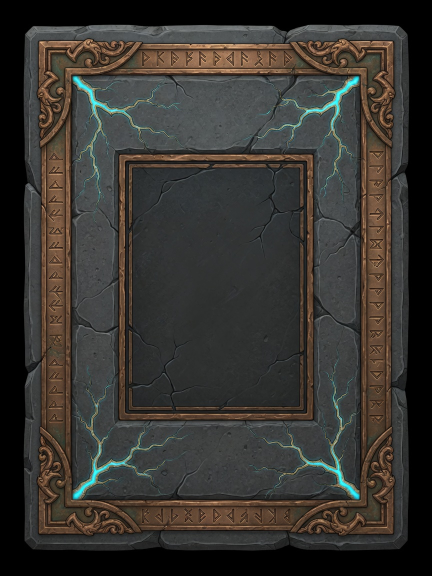
#> input picture assets/artifact-frame.jpg, 864 x 1152 px, found by its file name (shown at 1/2 size)
$ python rebuild_half_frame.py
#> lines starting #> are read from the running program, lines starting #| are printed output that depends on the picture; after the words box and inside, x2 and y2 are one past the last pixel; in counts of white or black regions, pixels touching at a corner belong together
# -*- coding: utf-8 -*-
"""
Thin artifact rim (~5.3%): OUTER half bronze fittings, INNER half stone + lightning.
Same total border width — dual material like stele / Stormcaller refs.
"""
from pathlib import Path
import numpy as np
from PIL import Image

src = Path(r"C:\Users\RM\thunderwolf-citadel\assets\artifact-frame.jpg")
stone_src = Path(r"C:\Users\RM\thunderwolf-citadel\assets\artifact-stone-tex.jpg")
out = Path(r"C:\Users\RM\thunderwolf-citadel\assets\artifact-frame-mask.png")

im = Image.open(src).convert("RGBA")
arr0 = np.array(im)
r, g, b = arr0[:, :, 0].astype(int), arr0[:, :, 1].astype(int), arr0[:, :, 2].astype(int)
h0, w0 = arr0.shape[:2]
#> h0 = 1152; w0 = 864


def is_bronze(rr, gg, bb):
    return (
        (rr > 100 and rr > gg + 10 and rr > bb + 15 and gg > 50 and gg < 185 and bb < 125)
        or (rr > 155 and gg > 105 and bb < 145 and rr > gg and (rr - bb) > 40)
    )


lefts, rights, tops, bots = [], [], [], []
for y in range(int(h0 * 0.15), int(h0 * 0.85)):
    for x in range(0, w0 // 3):
        if is_bronze(r[y, x], g[y, x], b[y, x]):
            lefts.append(x)
            break
    for x in range(w0 - 1, w0 * 2 // 3, -1):
        if is_bronze(r[y, x], g[y, x], b[y, x]):
            rights.append(x)
            break
for x in range(int(w0 * 0.15), int(w0 * 0.85)):
    for y in range(int(h0 * 0.15), int(h0 * 0.85)):
        pass
for x in range(int(w0 * 0.15), int(w0 * 0.85)):
    for y in range(0, h0 // 3):
        if is_bronze(r[y, x], g[y, x], b[y, x]):
            tops.append(y)
            break
    for y in range(h0 - 1, h0 * 2 // 3, -1):
        if is_bronze(r[y, x], g[y, x], b[y, x]):
            bots.append(y)
            break

L = max(0, int(np.median(lefts)) - 2)
#> L = 82
T = max(0, int(np.median(tops)) - 2)
#> T = 86
R = min(w0 - 1, int(np.median(rights)) + 2)
#> R = 782
B = min(h0 - 1, int(np.median(bots)) + 2)
#> B = 1055

crop = im.crop((L, T, R + 1, B + 1)).convert("RGBA")
w, h = crop.size
#> w = 701; h = 970
frame = np.array(crop, dtype=np.float32).copy()

# Stone texture for inner half of rim
if stone_src.exists():
    stone = Image.open(stone_src).convert("RGB").resize((w, h), Image.Resampling.LANCZOS)
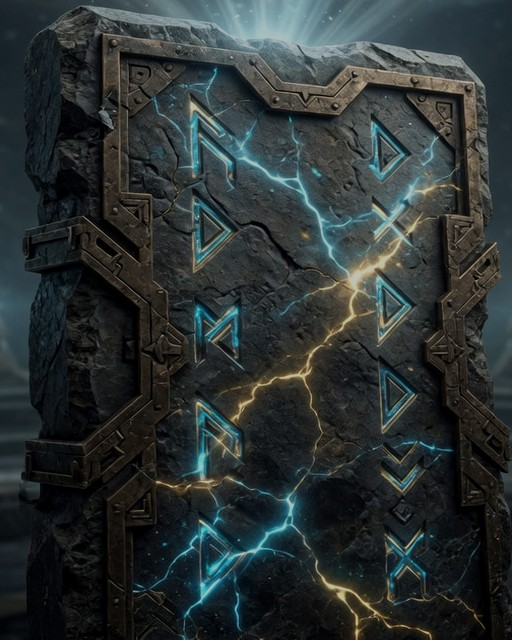
#> input picture assets/artifact-stone-tex.jpg, 512 x 640 px, found by its file name
    stone_a = np.array(stone, dtype=np.float32)
else:
    stone_a = np.stack(
        [
            np.full((h, w), 55, np.float32),
            np.full((h, w), 58, np.float32),
            np.full((h, w), 62, np.float32),
        ],
        axis=-1,
    )

# Procedural cyan/gold lightning cracks (thin veins)
yy, xx = np.mgrid[0:h, 0:w].astype(np.float32)
# a few diagonal crack fields
crack = (
    np.sin((xx * 0.11 + yy * 0.19) * 1.7) * np.sin((xx * 0.07 - yy * 0.13) * 2.3)
    + np.sin((xx * 0.21 - yy * 0.05) * 3.1) * 0.55
)
crack = (crack - crack.min()) / (crack.max() - crack.min() + 1e-6)
vein = (crack > 0.72).astype(np.float32)
vein = vein * (0.55 + 0.45 * crack)
# gold vs cyan by region
gold_m = ((xx + yy) % 97 > 48).astype(np.float32)
cyan_m = 1.0 - gold_m

# Rim geometry
rim = max(34, int(min(w, h) * 0.054))
#> rim = 37
half = rim // 2  # outer bronze | inner stone
#> half = 18
print("rim", rim, "half", half, "pct", round(100 * rim / w, 2), "size", w, h)
#| rim 37 half 18 pct 5.28 size 701 970

dist_from_edge = np.minimum(np.minimum(xx, w - 1 - xx), np.minimum(yy, h - 1 - yy))
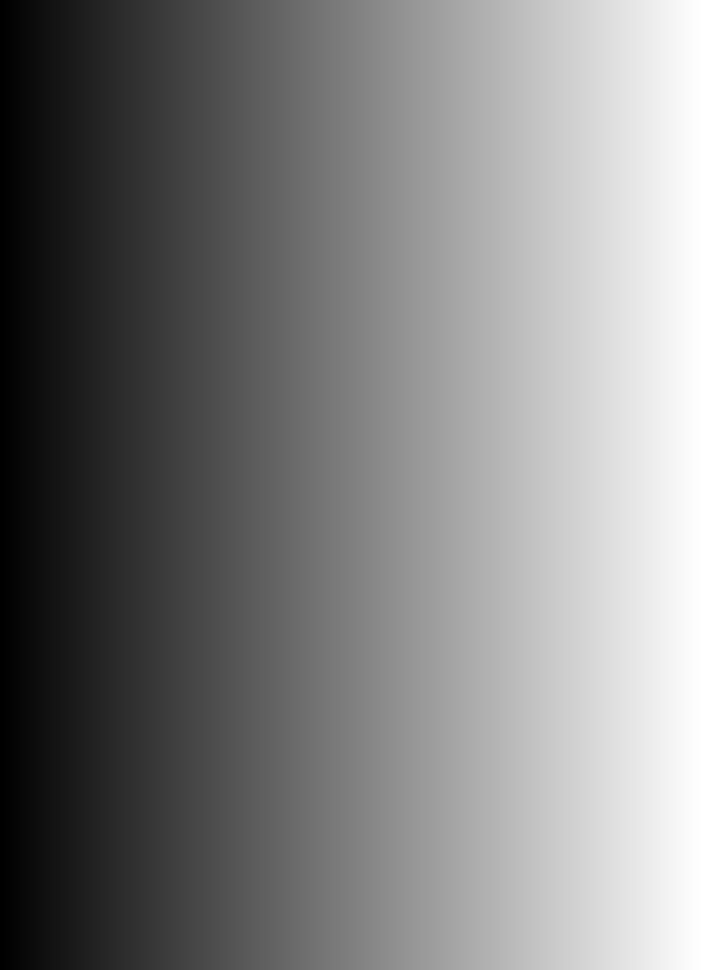
#> xx: shape (970, 701) float32; min 0, max 700, mean 350; drawn with min black and max white
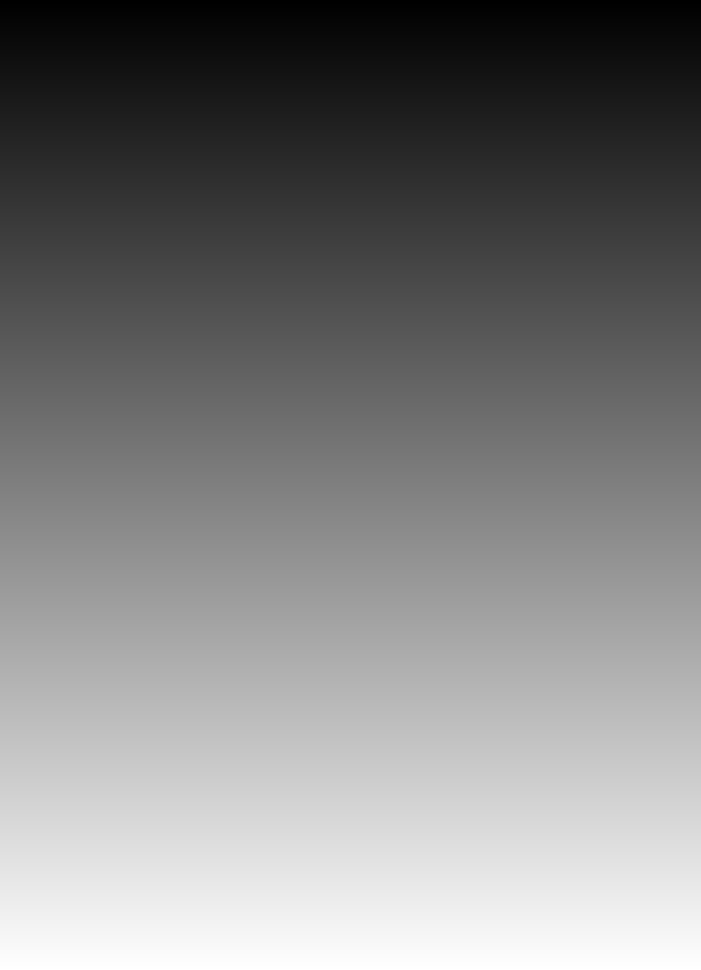
#> yy: shape (970, 701) float32; min 0, max 969, mean 484.5; drawn with min black and max white
in_rim = dist_from_edge < rim
outer_half = dist_from_edge < half  # bronze fittings zone
inner_half = in_rim & ~outer_half  # stone + lightning zone

# Soft blend between halves
blend = np.clip((dist_from_edge - (half - 2)) / 5.0, 0, 1)  # 0 outer → 1 inner
blend = blend * in_rim.astype(np.float32)

# Build composite RGB in rim
bronze_rgb = frame[:, :, :3].copy()
# enrich bronze slightly
br_boost = bronze_rgb.copy()
br_boost[:, :, 0] = np.clip(br_boost[:, :, 0] * 1.05 + 6, 0, 255)
br_boost[:, :, 1] = np.clip(br_boost[:, :, 1] * 1.02 + 2, 0, 255)

stone_rgb = stone_a.copy()
stone_rgb = stone_rgb * 0.72 + np.array([28, 32, 38], dtype=np.float32)  # darker citadel stone
# add lightning veins on stone
stone_rgb[:, :, 0] = np.clip(stone_rgb[:, :, 0] + vein * gold_m * 160 + vein * cyan_m * 30, 0, 255)
stone_rgb[:, :, 1] = np.clip(stone_rgb[:, :, 1] + vein * gold_m * 110 + vein * cyan_m * 180, 0, 255)
stone_rgb[:, :, 2] = np.clip(stone_rgb[:, :, 2] + vein * gold_m * 40 + vein * cyan_m * 220, 0, 255)
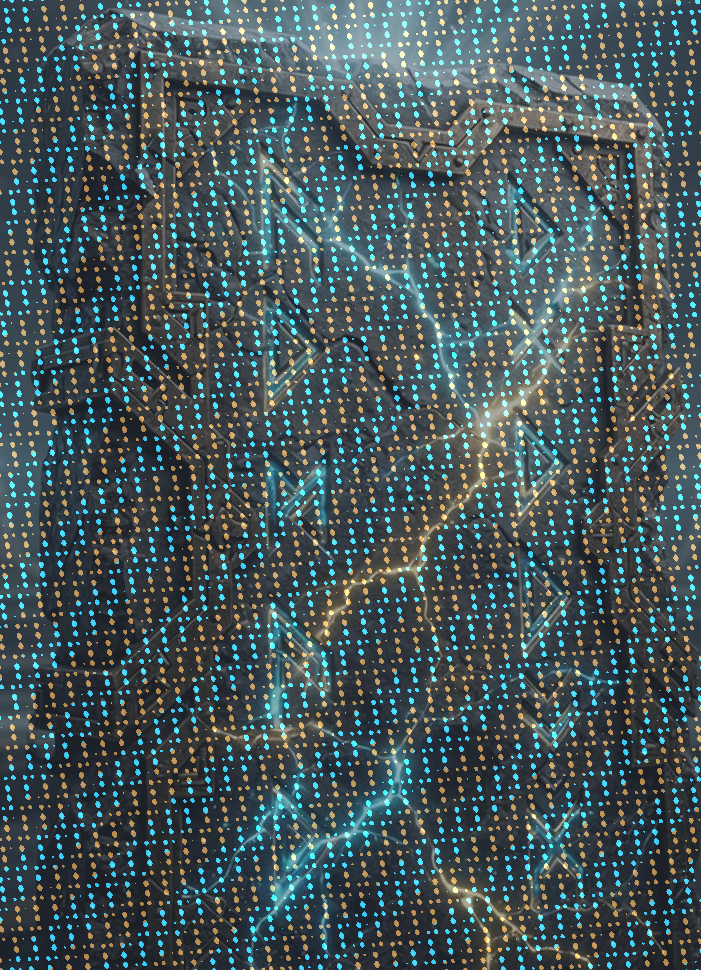
#> stone_rgb: shape (970, 701, 3) float32; mean R, G, B 72.1, 87.8, 90.6

# Mix: outer stays bronze from art, inner becomes stone+lightning (blend soft)
for c in range(3):
    frame[:, :, c] = np.where(
        in_rim,
        br_boost[:, :, c] * (1.0 - blend) + stone_rgb[:, :, c] * blend,
        frame[:, :, c],
    )
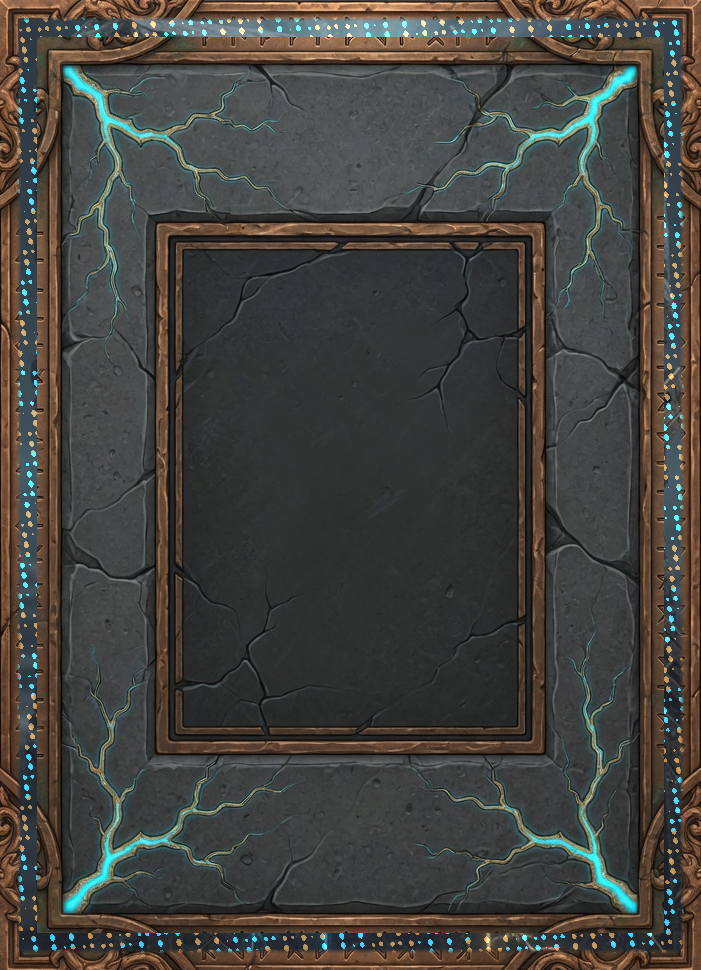
#> frame: shape (970, 701, 4) float32; mean R, G, B, A 68.6, 67, 62.6, 255.9
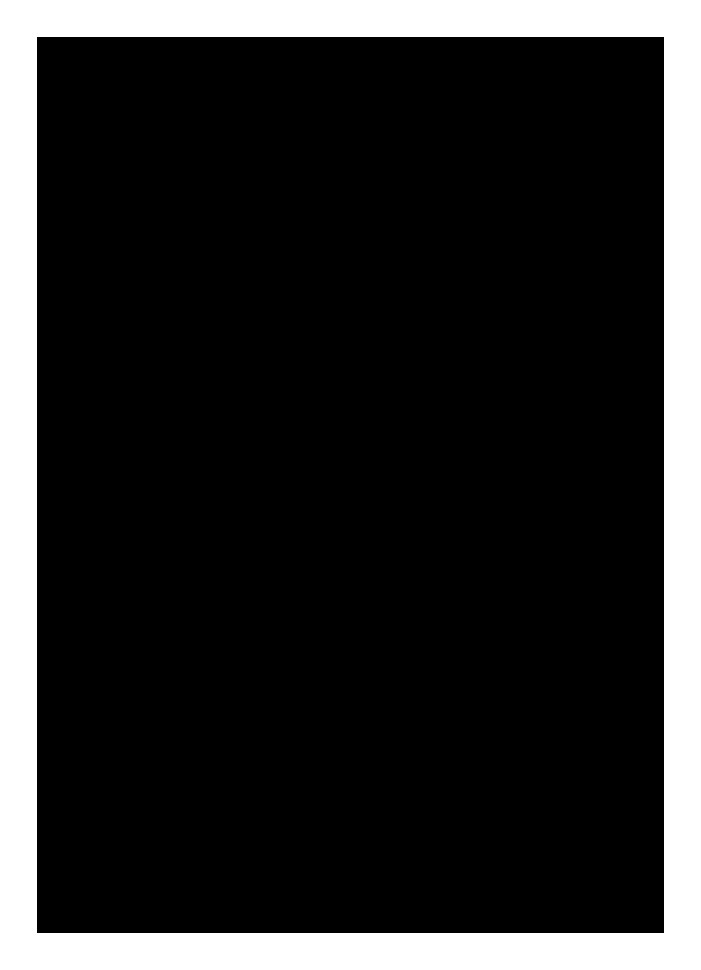
#> in_rim: shape (970, 701) bool; 17.4% white; 1 white region, box (x1, y1, x2, y2) and area: (0, 0, 701, 970) 118178

# Keep original bronze ornaments stronger on very outer 30% of rim (corners/rails)
outer_w = np.clip(1.0 - dist_from_edge / max(half, 1), 0, 1) * in_rim.astype(np.float32)
for c in range(3):
    frame[:, :, c] = frame[:, :, c] * (1.0 - outer_w * 0.35) + br_boost[:, :, c] * (outer_w * 0.35)
#> frame: shape (970, 701, 4) float32; 3.79% of pixels changed, all inside (x1, y1, x2, y2) = (0, 0, 701, 970)

# Alpha: transparent black + punch hole
near_black = (frame[:, :, 0] < 18) & (frame[:, :, 1] < 18) & (frame[:, :, 2] < 18)
#> near_black: shape (970, 701) bool; 0.72% white in thin lines or dots
frame[:, :, 3] = np.where(near_black, 0, frame[:, :, 3])
#> frame: shape (970, 701, 4) float32; mean R, G, B, A 68.6, 67, 62.6, 254.1

cx0, cy0, cx1, cy1 = rim, rim, w - rim, h - rim
#> cx0 = 37; cy0 = 37; cx1 = 664; cy1 = 933
inside = (xx >= cx0) & (xx < cx1) & (yy >= cy0) & (yy < cy1)
d = np.minimum(
    np.minimum(xx - cx0, cx1 - 1 - xx),
    np.minimum(yy - cy0, cy1 - 1 - yy),
)
feather = max(2, int(min(w, h) * 0.004))
#> feather = 2
alpha = frame[:, :, 3].copy()
#> alpha: shape (970, 701) float32; 99.3% white; black in thin lines or dots
alpha[inside & (d >= feather)] = 0
#> alpha: shape (970, 701) float32; 18.3% white; 1 white region, box (x1, y1, x2, y2) and area: (0, 0, 701, 970) 124210
edge = inside & (d < feather)
t = d[edge] / feather
alpha[edge] = alpha[edge] * (1.0 - t)
#> alpha: shape (970, 701) float32; min 0, max 255, mean 46
frame[:, :, 3] = alpha
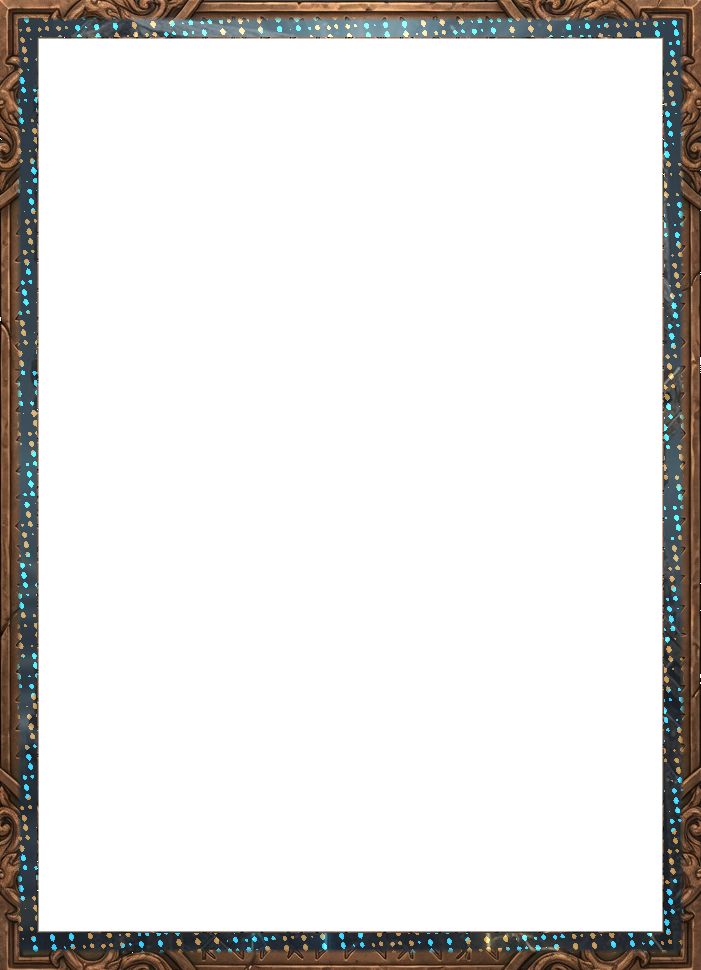
#> frame: shape (970, 701, 4) float32; mean R, G, B, A 68.6, 67, 62.6, 46.1; transparent parts drawn white

out_im = Image.fromarray(np.clip(frame, 0, 255).astype(np.uint8), "RGBA")
out_im.save(out, "PNG", optimize=True)
#> (the run stopped early here; a loop or call above may not have finished)
